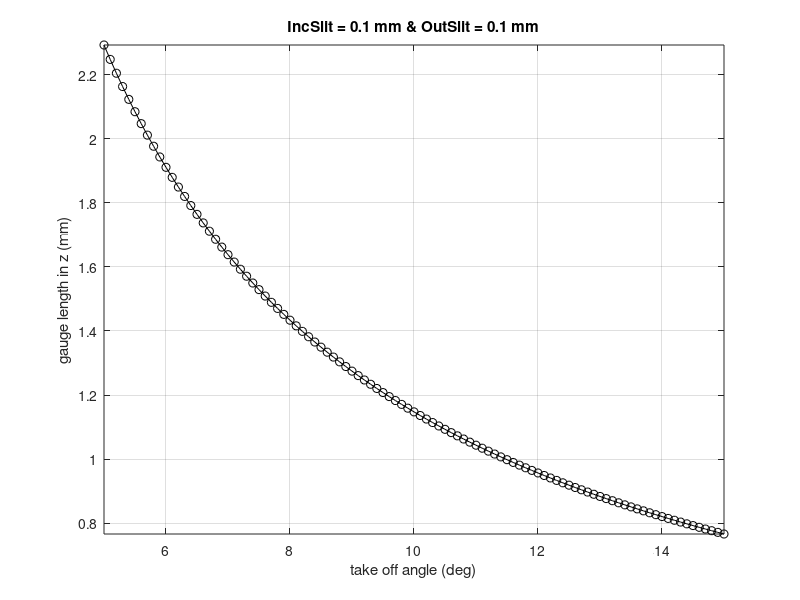

Write the MATLAB code that produced this figure.
clear all
close all
clc

%%%%%%%%%%%%%%%%%%%%%%%%%%%%%%%%%%%%%%%%%%%%%%%%%%%%%%%%%%%%%%%%%%%%%%%%%%%%%%
TakeOffAngle    = 5.0:0.1:15;                    % IN deg
IncSlitSizeRad  = 0.1;                          % IN mm
OutSlitSizeRad  = 0.1;                          % IN mm
%%%%%%%%%%%%%%%%%%%%%%%%%%%%%%%%%%%%%%%%%%%%%%%%%%%%%%%%%%%%%%%%%%%%%%%%%%%%%%

GaugeLengthZUS  = IncSlitSizeRad*cosd(TakeOffAngle./2)./sind(TakeOffAngle);
GaugeLengthZDS  = OutSlitSizeRad*cosd(TakeOffAngle./2)./sind(TakeOffAngle);
GaugeLengthZ    = GaugeLengthZUS + GaugeLengthZDS;

figure(2)
plot(TakeOffAngle, GaugeLengthZ, 'ko-')
axis tight
title(['IncSlit = ', num2str(IncSlitSizeRad), ' mm & OutSlit = ', num2str(OutSlitSizeRad), ' mm'])
xlabel('take off angle (deg)')
ylabel('gauge length in z (mm)')
grid on
